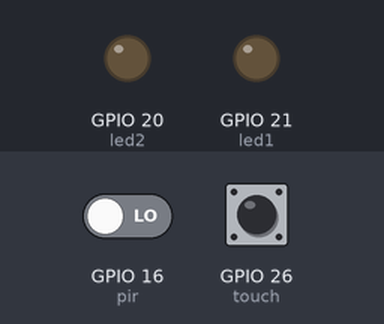
The program below on a simulated Raspberry Pi (BCM pin numbers). Shown: output pins drawn as LEDs (lit = HIGH). The test bench sets the inputs (shaded band); at power-on: GPIO 16 (pir) LOW, GPIO 26 (touch) LOW. What the program prints to the terminal is not drawn.

Above: at 1.2 s.
1.3 s: GPIO 16 (pir) driven HIGH
At 2.5 s:
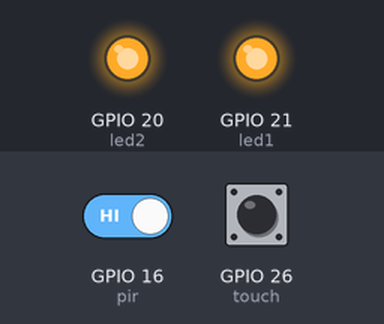
2.8 s: GPIO 16 (pir) driven LOW
At 3.6 s:
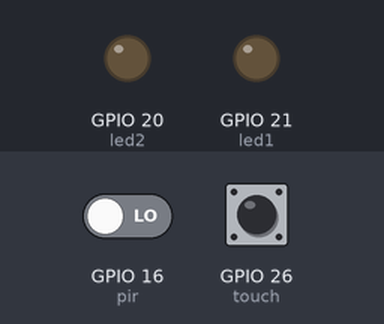
4.3 s: GPIO 26 (touch) pulled HIGH for 3.2 s
At 4.8 s:
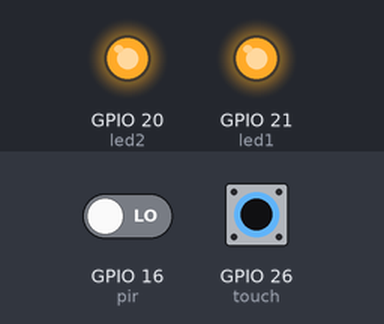
Timing chart, 0 to 9.0 s (numbered marks = the images above; inputs shaded):
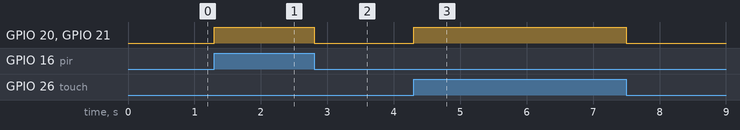

The program:

pir_dan_sentuh.py
```python
from gpiozero import LED
import RPi.GPIO as GPIO
import time


led1 = LED(21)
led2 = LED(20)
touch = 26
pir = 16

GPIO.setmode(GPIO.BCM)
GPIO.setwarnings(False)
GPIO.setup(touch, GPIO.IN)
GPIO.setup(pir, GPIO.IN)

while True:
    print(GPIO.input(pir))
    if GPIO.input(touch) == 1 or GPIO.input(pir) == 1:
        led1.on()
        led2.on()


    else:
        led1.off()
        led2.off()

GPIO.cleanup()
```

Measured:
- after the input at 1.3 s, GPIO 20 (led2), GPIO 21 (led1): LOW → HIGH at once
- after the input at 2.8 s, GPIO 20 (led2), GPIO 21 (led1): HIGH → LOW at once
- after the input at 4.3 s, GPIO 20 (led2), GPIO 21 (led1): LOW → HIGH at once, → LOW 3.2 s later
